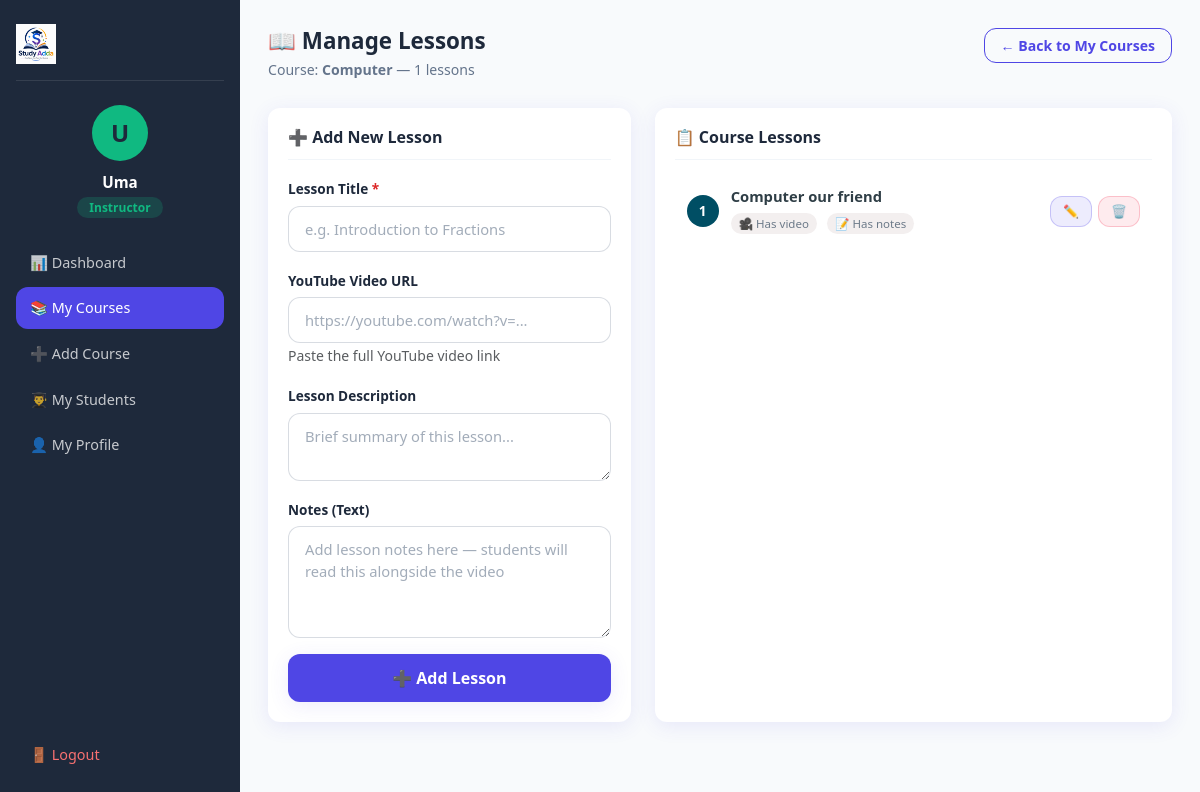
The page /instructor/manage-lessons.php?course_id=15 (signed in) on the database its author committed.
### tables this page shows
CREATE TABLE `courses` (
  `id` int(11) NOT NULL,
  `title` varchar(255) NOT NULL,
  `description` text DEFAULT NULL,
  `instructor` varchar(100) DEFAULT NULL,
  `duration` varchar(50) DEFAULT NULL,
  `price` decimal(10,2) DEFAULT 0.00,
  `class` int(11) DEFAULT NULL,
  `image` varchar(255) DEFAULT NULL,
  `created_at` timestamp NOT NULL DEFAULT current_timestamp()
);

CREATE TABLE `lessons` (
  `id` int(11) NOT NULL,
  `course_id` int(11) NOT NULL,
  `title` varchar(255) NOT NULL,
  `video_url` varchar(500) DEFAULT NULL,
  `notes` text DEFAULT NULL,
  `description` text DEFAULT NULL,
  `lesson_order` int(11) DEFAULT 0,
  `created_at` timestamp NOT NULL DEFAULT current_timestamp()
);

### instructor/manage-lessons.php (the view, shortened to what this page needs)
<?php
include "../includes/dbconfig.php";
$instructorName = $_SESSION['user_name'];
$courseId = isset($_GET['course_id']) ? intval($_GET['course_id']) : 0;
$stmt = mysqli_prepare($conn, "SELECT * FROM courses WHERE id = ? AND instructor = ?");
mysqli_stmt_bind_param($stmt, "is", $courseId, $instructorName);
mysqli_stmt_execute($stmt);
$courseResult = mysqli_stmt_get_result($stmt);
$course = mysqli_fetch_assoc($courseResult);
$lessons = mysqli_query($conn, "SELECT * FROM lessons WHERE course_id = $courseId ORDER BY lesson_order ASC");
$totalLessons = mysqli_num_rows($lessons);
?>
<!DOCTYPE html>
<html lang="en">
<head>
    <link href="https://cdn.jsdelivr.net/npm/bootstrap@5.3.6/dist/css/bootstrap.min.css" rel="stylesheet">
    <link rel="stylesheet" href="/MyProject/css/style.css">
</head>
<body class="dashboard-body">
    <div class="dashboard-wrapper">
        <aside class="sidebar">
            <div class="sidebar-logo">
                <a href="/MyProject/index.php">
                    <img src="/MyProject/images/logo.png" alt="Study Adda" height="40">
                </a>
            </div>
            <div class="sidebar-user">
                <div class="sidebar-avatar" style="background:#10b981;">
                    <?php echo strtoupper(substr($instructorName, 0, 1)); ?>
                </div>
                <p class="sidebar-name"><?php echo htmlspecialchars($instructorName); ?></p>
                <span class="sidebar-role" style="background:rgba(16,185,129,0.2);color:#10b981;">Instructor</span>
            </div>
            <nav class="sidebar-nav">
                <a href="dashboard.php" class="sidebar-link">
                    📊 Dashboard
                </a>
                <a href="my-courses.php"
                    class="sidebar-link active">
                    📚 My Courses
                </a>
                <a href="add-course.php"
                    class="sidebar-link">
                    ➕ Add Course
                </a>
                <a href="my-students.php"
                    class="sidebar-link">
                    👨‍🎓 My Students
                </a>
                <a href="profile.php"
                    class="sidebar-link">
                    👤 My Profile
                </a>
                <a href="/MyProject/logout.php"
                    class="sidebar-link logout-link">
                    🚪 Logout
                </a>
            </nav>
        </aside>
        <main class="dashboard-main">
            <div class="dashboard-topbar">
                <div>
                    <h4 class="topbar-title">📖 Manage Lessons</h4>
                    <p class="topbar-sub">Course: <strong><?php echo htmlspecialchars($course['title']); ?></strong> — <?php echo $totalLessons; ?> lessons</p>
                </div>
                <a href="my-courses.php" class="btn btn-outline-admin">← Back to My Courses</a>
            </div>
            <div class="row g-4">
                <div class="col-12 col-lg-5">
                    <div class="dashboard-card">
                        <div class="dashboard-card-header">
                            <h5 class="dashboard-card-title">➕ Add New Lesson</h5>
                        </div>
                        <form action="" method="POST">
                            <div class="mb-3">
                                <label class="form-label auth-label">Lesson Title <span class="required">*</span></label>
                                <input type="text" name="title" class="form-control auth-input"
                                    placeholder="e.g. Introduction to Fractions" required>
                            </div>
                            <div class="mb-3">
                                <label class="form-label auth-label">YouTube Video URL</label>
                                <input type="url" name="video_url" class="form-control auth-input"
                                    placeholder="https://youtube.com/watch?v=...">
                                <small class="text-muted">Paste the full YouTube video link</small>
                            </div>
                            <div class="mb-3">
                                <label class="form-label auth-label">Lesson Description</label>
                                <textarea name="description" class="form-control auth-input" rows="2"
                                    placeholder="Brief summary of this lesson..."></textarea>
                            </div>
                            <div class="mb-3">
                                <label class="form-label auth-label">Notes (Text)</label>
                                <textarea name="notes" class="form-control auth-input" rows="4"
                                    placeholder="Add lesson notes here — students will read this alongside the video"></textarea>
                            </div>
                            <button type="submit" class="btn enroll-btn w-100">➕ Add Lesson</button>
                        </form>
                    </div>
                </div>
                <div class="col-12 col-lg-7">
                    <div class="dashboard-card">
                        <div class="dashboard-card-header">
                            <h5 class="dashboard-card-title">📋 Course Lessons</h5>
                        </div>
                        <?php if ($totalLessons === 0): ?>
                            <div class="text-center py-4">
                                <div style="font-size:2.5rem;">📭</div>
                                <h6 class="mt-2">No lessons yet</h6>
                                <p class="text-muted" style="font-size:0.88rem;">Add your first lesson using the form</p>
                            </div>
                        <?php else: ?>
                            <?php $n = 1;
                            while ($lesson = mysqli_fetch_assoc($lessons)): ?>
                                <div class="lesson-item">
                                    <div class="lesson-item-number"><?php echo $n++; ?></div>
                                    <div class="lesson-item-info">
                                        <h6 class="lesson-item-title"><?php echo htmlspecialchars($lesson['title']); ?></h6>
                                        <?php if ($lesson['video_url']): ?>
                                            <span class="lesson-item-tag">🎥 Has video</span>
                                        <?php endif; ?>
                                        <?php if ($lesson['notes']): ?>
                                            <span class="lesson-item-tag">📝 Has notes</span>
                                        <?php endif; ?>
                                    </div>
                                    <div class="lesson-item-actions">
                                        <a href="edit-lesson.php?id=<?php echo $lesson['id']; ?>&course_id=<?php echo $courseId; ?>"
                                            class="btn-action btn-edit">✏️</a>
                                        <a href="manage-lessons.php?course_id=<?php echo $courseId; ?>&delete=<?php echo $lesson['id']; ?>"
                                            class="btn-action btn-delete"
                                            onclick="return confirm('Delete this lesson?')">🗑️</a>
                                    </div>
                                </div>
                            <?php endwhile; ?>
                        <?php endif; ?>
                    </div>
                </div>
            </div>
        </main>
    </div>
</body>
</html>

### rows shown on the page
courses: title "Computer"
lessons: title "Computer our friend", shows "🎥 Has video", shows "📝 Has notes"

### other values the page prints
substr($instructorName, 0, 1) "U"
$instructorName "Uma"
$totalLessons "1"
